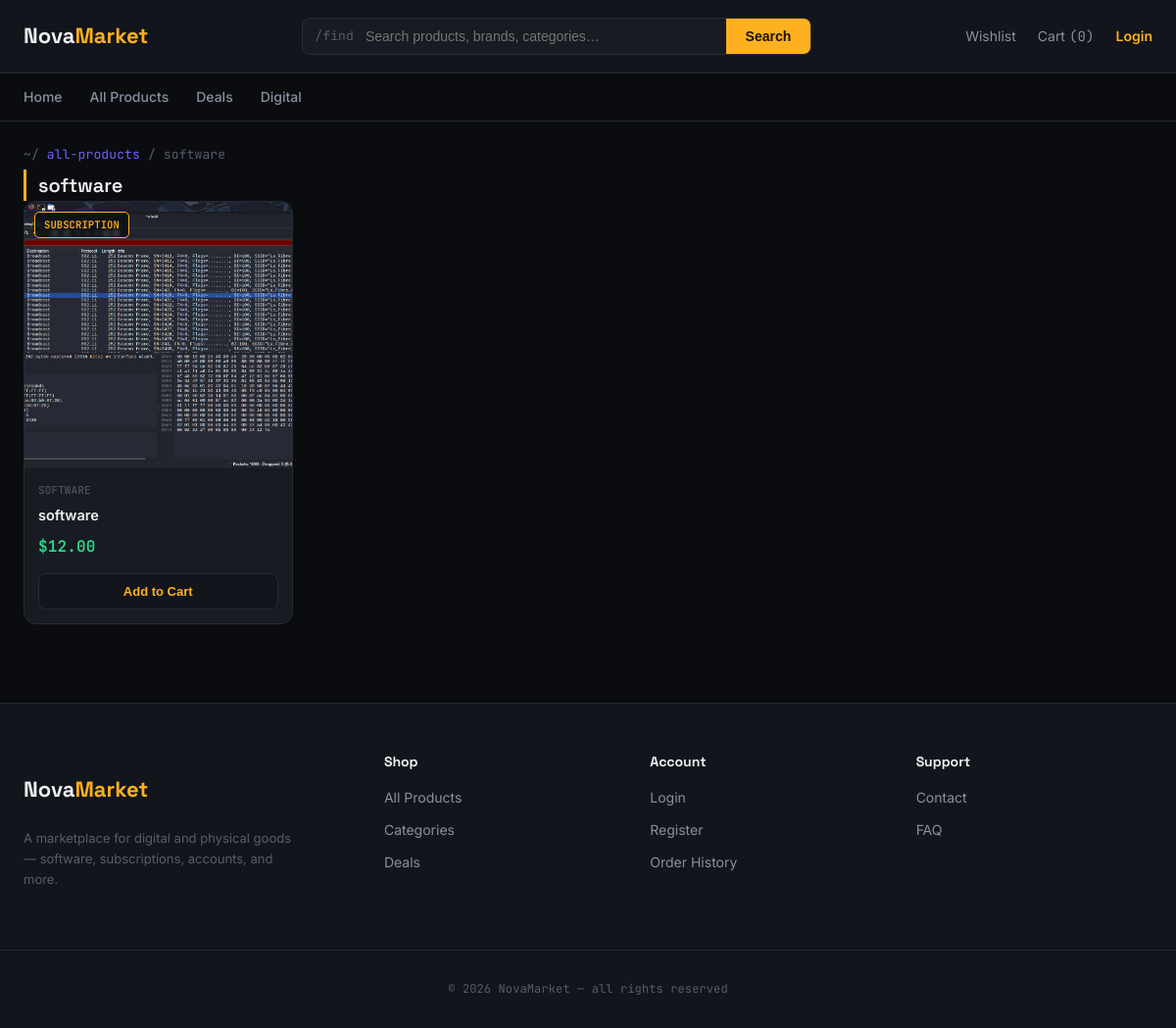
Screenshot of /category/software/ with the database file from the repository.
### shop/models.py (models this page shows, shortened)
class Category(models.Model):
    name = models.CharField(max_length=120, unique=True)
    slug = models.SlugField(max_length=140, unique=True, blank=True)
    description = models.TextField(blank=True)
    image = models.ImageField(upload_to="categories/", blank=True, null=True)
    is_active = models.BooleanField(default=True)
    sort_order = models.PositiveIntegerField(default=0)
    created_at = models.DateTimeField(auto_now_add=True)
    updated_at = models.DateTimeField(auto_now=True)
    class Meta:
        ordering = ["sort_order", "name"]
        verbose_name_plural = "Categories"

class Product(models.Model):
    PRODUCT_TYPES = [
        ("digital", "Digital Product"),
        ("subscription", "Subscription"),
        ("account", "Account"),
        ("software", "Software"),
        ("service", "Service"),
        ("physical", "Physical Product"),
    ]
    category = models.ForeignKey(
        Category,
        on_delete=models.PROTECT,
        related_name="products",
    )
    name = models.CharField(max_length=255)
    slug = models.SlugField(max_length=280, unique=True, blank=True)
    short_description = models.CharField(
        max_length=500,
        blank=True,
    )
    description = models.TextField(blank=True)
    product_type = models.CharField(
        max_length=30,
        choices=PRODUCT_TYPES,
        default="digital",
    )
    price = models.DecimalField(
        max_digits=12,
        decimal_places=2,
        validators=[MinValueValidator(0)],
    )
    compare_at_price = models.DecimalField(
        max_digits=12,
        decimal_places=2,
        validators=[MinValueValidator(0)],
        blank=True,
        null=True,
    )
    currency = models.CharField(
        max_length=3,
        default="USD",
    )
    stock = models.PositiveIntegerField(default=0)
    unlimited_stock = models.BooleanField(default=False)
    sku = models.CharField(
        max_length=100,
        unique=True,
        blank=True,
        null=True,
    )
    brand = models.CharField(
        max_length=120,
        blank=True,
    )
    tags = models.ManyToManyField(
        ProductTag,
        blank=True,
        related_name="products",
    )
    is_active = models.BooleanField(default=True)
    is_featured = models.BooleanField(default=False)
    is_new = models.BooleanField(default=True)
    rating = models.DecimalField(
        max_digits=3,
        decimal_places=2,
        default=0,
        validators=[MinValueValidator(0)],
    )
    total_sales = models.PositiveIntegerField(default=0)
    views = models.PositiveIntegerField(default=0)
    created_at = models.DateTimeField(auto_now_add=True)
    updated_at = models.DateTimeField(auto_now=True)
    class Meta:
        ordering = ["-created_at"]
    @property
    def is_in_stock(self):
        return self.unlimited_stock or self.stock > 0
    @property
    def discount_percentage(self):
        if (
            self.compare_at_price
            and self.compare_at_price > self.price
        ):
            discount = (
                (self.compare_at_price - self.price)
                / self.compare_at_price
            ) * 100
            return round(discount)
        return 0

class ProductImage(models.Model):
    product = models.ForeignKey(
        Product,
        on_delete=models.CASCADE,
        related_name="images",
    )
    image = models.ImageField(
        upload_to="products/",
    )
    alt_text = models.CharField(
        max_length=255,
        blank=True,
    )
    is_primary = models.BooleanField(
        default=False,
    )
    sort_order = models.PositiveIntegerField(
        default=0,
    )
    created_at = models.DateTimeField(
        auto_now_add=True,
    )
    class Meta:
        ordering = ["sort_order", "-created_at"]

### shop/views.py (the view)
# urls.py: path("category/<slug:slug>/", views.category_detail, name="category_detail"),
def category_detail(request, slug):
    category = get_object_or_404(Category, slug=slug, is_active=True)
    products = Product.objects.filter(
        category=category,
        is_active=True,
    ).order_by("-created_at")
    paginator = Paginator(products, 12)
    page_number = request.GET.get("page")
    page_obj = paginator.get_page(page_number)
    context = {
        "category": category,
        "page_obj": page_obj,
        "categories": Category.objects.filter(is_active=True),
    }
    return render(request, "shop/category_detail.html", context)

### shop/cart.py (called while the page is built)
    def __len__(self):
        return sum(item["quantity"] for item in self.cart.values())

### shop/context_processors.py (called while the page is built)
def cart_context(request):
    return {
        "cart_item_count": len(Cart(request)),
    }

### templates/shop/category_detail.html (shortened to what this page needs)
{% extends "base.html" %}
{% block content %}
<div class="container">
    <p class="breadcrumb mono">~/ <a href="{% url 'shop:product_list' %}">all-products</a> / {{ category.slug }}</p>
    <h1 class="section-title">{{ category.name }}</h1>
    <div class="products-grid">
        {% for product in page_obj %}
            {% include "shop/partials/product_card.html" with product=product %}
        {% empty %}
            <p class="empty-state">No products in this category yet.</p>
        {% endfor %}
    </div>
</div>
{% endblock %}

### templates/shop/partials/product_card.html (shortened to what this page needs)
<div class="product-card">
    <a href="{% url 'shop:product_detail' product.slug %}" class="product-card-link">
        <div class="product-card-media">
            {% if product.images.first %}
                <img src="{{ product.images.first.image.url }}" alt="{{ product.name }}" loading="lazy">
            {% else %}
                <div class="media-placeholder">No Image</div>
            {% endif %}
            <span class="type-tag mono">{{ product.get_product_type_display }}</span>
        </div>
        <div class="product-card-body">
            <p class="product-card-category mono">{{ product.category.name }}</p>
            <h3 class="product-card-title">{{ product.name }}</h3>
            <div class="price-ledger">
                <span class="price-current mono">${{ product.price }}</span>
            </div>
        </div>
    </a>
    <div class="product-card-footer">
        {% if product.is_in_stock %}
            <form method="post" action="{% url 'shop:cart_add' product.id %}" class="quick-add-form">
                <button type="submit" class="btn-quick-add">Add to Cart</button>
            </form>
        {% else %}
            <span class="stock-flag out mono">Out of stock</span>
        {% endif %}
    </div>
</div>

### static/css/style.css (style rules this page uses)
:root { --bg-main: #0A0C10; --bg-elevated: #12151B; --bg-card: #171B22; --bg-card-hover: #1D222A; --border-color: #262B34; --border-hover: #3A414D; --text-primary: #EDEFF2; --text-secondary: #8890A0; --text-faint: #565D6B; --accent: #FFB020; --accent-ink: #1A1200; --accent-2: #6C63FF; --success: #2FD98B; --danger: #FF5C7A; --font-display: "Space Grotesk", sans-serif; --font-body: "Inter", sans-serif; --font-mono: "JetBrains Mono", monospace; }
* { box-sizing: border-box; }
body { margin: 0; font-family: var(--font-body); background: var(--bg-main); color: var(--text-primary); line-height: 1.6; font-size: 15px; }
a { color: inherit; text-decoration: none; }
h1, h2, h3, h4 { font-family: var(--font-display); margin: 0; }
.mono { font-family: var(--font-mono); letter-spacing: 0.01em; }
.container { max-width: 1200px; margin: 0 auto; padding: 0 24px; }
.btn-quick-add { width: 100%; padding: 10px; background: var(--bg-elevated); color: var(--accent); border: 1px solid var(--border-color); border-radius: 8px; font-weight: 600; font-size: 13px; cursor: pointer; transition: background 0.15s ease, border-color 0.15s ease; }
.section-title { font-size: 20px; font-weight: 600; border-left: 3px solid var(--accent); padding-left: 12px; }
.products-grid { display: grid; grid-template-columns: repeat(auto-fill, minmax(220px, 1fr)); gap: 18px; }
.product-card { background: var(--bg-card); border: 1px solid var(--border-color); border-radius: 12px; overflow: hidden; display: flex; flex-direction: column; transition: border-color 0.15s ease, transform 0.15s ease; }
.product-card-link { display: block; flex: 1; }
.product-card-media { aspect-ratio: 1 / 1; background: var(--bg-elevated); position: relative; display: flex; align-items: center; justify-content: center; }
.product-card-media img { width: 100%; height: 100%; object-fit: cover; }
.type-tag { position: absolute; top: 10px; left: 10px; padding: 4px 9px; border-radius: 5px; font-size: 10.5px; font-weight: 600; text-transform: uppercase; background: rgba(10, 12, 16, 0.75); border: 1px solid var(--accent); color: var(--accent); backdrop-filter: blur(2px); }
.product-card-body { padding: 14px; }
.product-card-category { color: var(--text-faint); font-size: 11px; text-transform: uppercase; margin: 0 0 6px; }
.product-card-title { font-size: 14.5px; font-weight: 600; margin: 0 0 10px; font-family: var(--font-body); line-height: 1.35; }
.price-ledger { display: flex; align-items: baseline; gap: 8px; flex-wrap: wrap; }
.price-current { font-size: 16px; font-weight: 600; color: var(--success); }
.product-card-footer { padding: 0 14px 14px; }
.breadcrumb { color: var(--text-faint); font-size: 13px; margin: 24px 0 4px; }
.breadcrumb a { color: var(--accent-2); }

### rows the page displays
Category: slug "software", name "software"
Product: images.first.image (picture), product_type "SUBSCRIPTION", category.name "SOFTWARE", name "software", price "12.00", unlimited_stock "Add to Cart"

### other values shown
{{ cart_item_count }} "0"
